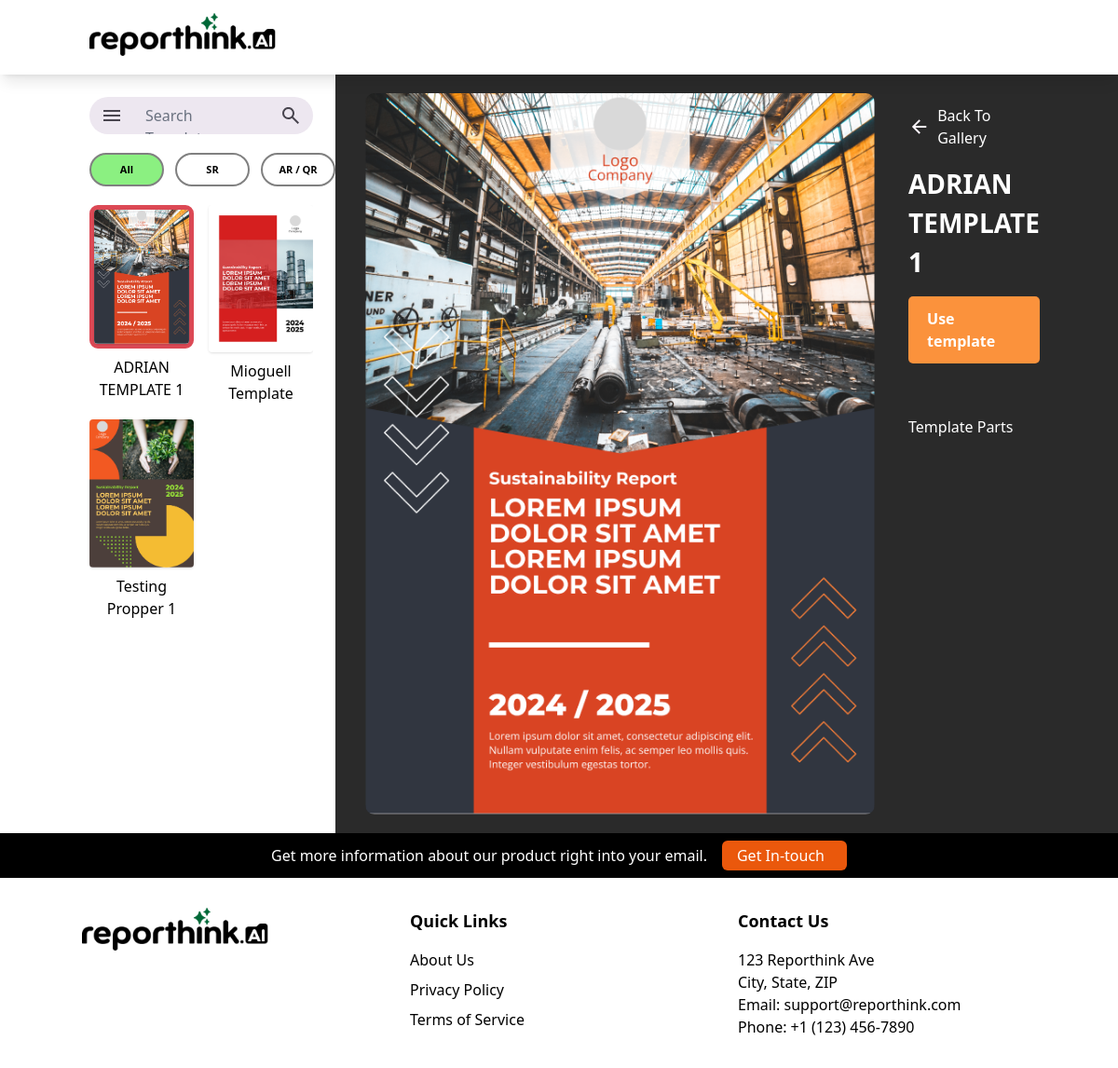
/choose-template/, run on an earlier commit of the app's database.
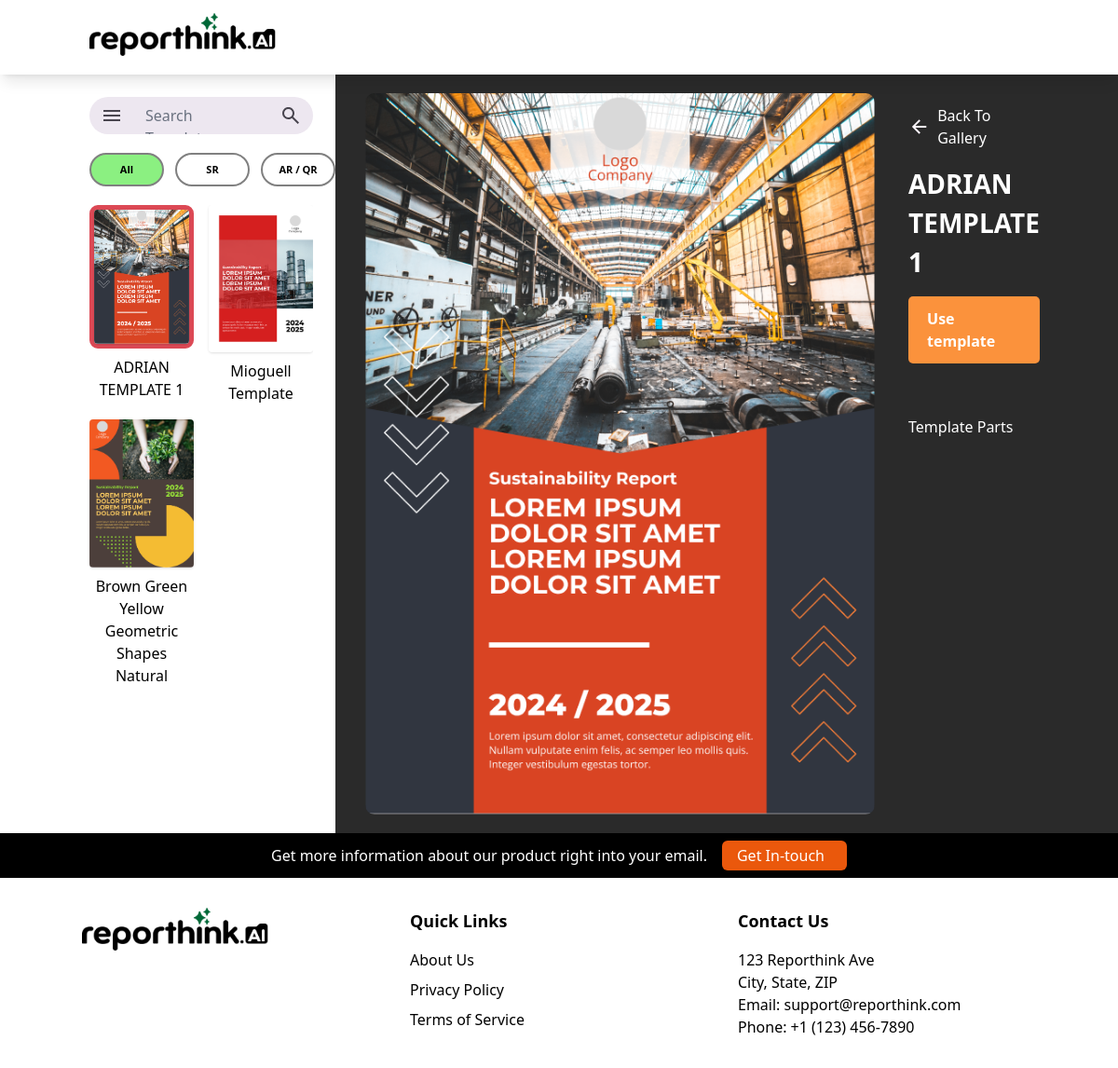
And on a later commit of the database.
### Template_Editor_App/models.py (models this page shows, shortened)
class Template(models.Model):
    name = models.CharField(max_length=255)
    cover_part = models.ForeignKey(
        'TemplatePart',
        on_delete=models.SET_NULL,
        null=True,
        blank=True,
        related_name='used_as_cover_for'
    )

class TemplatePart(models.Model):
    template = models.ForeignKey(Template, on_delete=models.CASCADE, related_name='parts')
    name = models.CharField(max_length=255, blank=True)
    html_file = models.FileField(upload_to='templates_parts/html/')
    thumbnail = models.ImageField(upload_to='templates_parts/thumbnails/')

### Template_Editor_App/views.py (the view)
# urls.py: path('choose-template/', views.choose_template, name='choose_template'),
def choose_template(request):
    templates = Template.objects.all()
    selected_id = request.GET.get('selected_id')
    selected_template = None
    if selected_id:
        selected_template = Template.objects.filter(id=selected_id).first()
    return render(request, 'choose-template.html', {
        'templates': templates,
        'selected_id': selected_id,
        'template': selected_template  # <== add this
    })

### Template_Editor_App/templates/choose-template.html (shortened to what the changed rows need)
{% extends 'base.html' %} {% block content %}
<body>
  <div class="bg-top bg-no-repeat bg-cover min-h-[50vh]">
    <div class="flex md:flex-row flex-col">
      <div class="flex flex-col px-6 my-6 md:pl-24 md:pr-6 w-[100%] md:w-[30%]">
        <div class="grid grid-cols-2 gap-4 mt-5 overflow-auto">
          {% for template in templates %}
          <div class="flex flex-col w-full md:max-w-[341px] aspect-[341/529]
          transition-transform duration-200 ease-in-out
          hover:scale-[98%]">
            <button
            class="selection-btn"
            data-name="{{ template.name }}"
            data-id="{{ template.id }}"
            data-thumbnail="{{ template.cover_part.thumbnail.url }}"
          >
              <div class="font-bold w-full h-full">
                <img
                  src="{{ template.cover_part.thumbnail.url }}"
                  alt="Thumbnail for {{ template.name }}"
                  class="w-full h-auto rounded shadow "
                />
              </div>
            </button>
            <div
              class="flex w-full items-center mt-2 text-[16px] text-black text-center justify-center"
            >
              {{ template.name }}
            </div>
          </div>
          {% endfor %}
        </div>
      </div>
    </div>
  </div>
</body>
{% endblock %}

What changed in the data, as far as the page shows it:
removed Template: cover_part.thumbnail (picture), name "Testing Propper 1"
added Template: cover_part.thumbnail (picture), name "Brown Green Yellow Geometric Shapes Natural"
